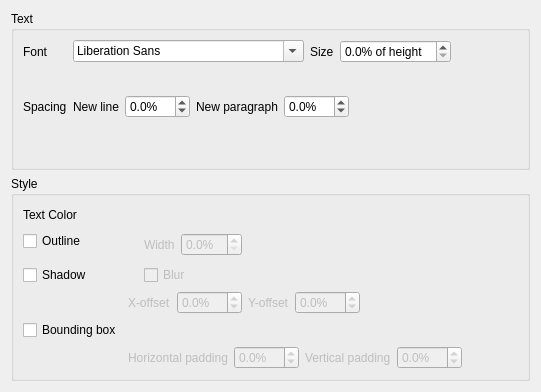
<?xml version="1.0" encoding="UTF-8"?>
<ui version="4.0">
 <class>OsdThemeWidget</class>
 <widget class="QWidget" name="OsdThemeWidget">
  <property name="geometry">
   <rect>
    <x>0</x>
    <y>0</y>
    <width>541</width>
    <height>392</height>
   </rect>
  </property>
  <layout class="QVBoxLayout" name="verticalLayout_3">
   <item>
    <widget class="QGroupBox" name="groupBox_11">
     <property name="title">
      <string>Text</string>
     </property>
     <layout class="QFormLayout" name="formLayout">
      <item row="0" column="0">
       <widget class="QLabel" name="label_2">
        <property name="text">
         <string>Font</string>
        </property>
       </widget>
      </item>
      <item row="0" column="1">
       <layout class="QHBoxLayout" name="horizontalLayout">
        <item>
         <widget class="QFontComboBox" name="font_family"/>
        </item>
        <item>
         <widget class="QLabel" name="label_21">
          <property name="text">
           <string>Size</string>
          </property>
         </widget>
        </item>
        <item>
         <widget class="QDoubleSpinBox" name="font_size">
          <property name="accelerated">
           <bool>true</bool>
          </property>
          <property name="suffix">
           <string notr="true">% of height</string>
          </property>
          <property name="decimals">
           <number>1</number>
          </property>
          <property name="maximum">
           <double>99.000000000000000</double>
          </property>
          <property name="singleStep">
           <double>1.000000000000000</double>
          </property>
         </widget>
        </item>
        <item>
         <spacer name="horizontalSpacer_21">
          <property name="orientation">
           <enum>Qt::Horizontal</enum>
          </property>
          <property name="sizeHint" stdset="0">
           <size>
            <width>40</width>
            <height>20</height>
           </size>
          </property>
         </spacer>
        </item>
       </layout>
      </item>
      <item row="1" column="1">
       <layout class="QHBoxLayout" name="horizontalLayout_8">
        <item>
         <widget class="FontOptionWidget" name="font_option" native="true"/>
        </item>
        <item>
         <spacer name="horizontalSpacer_22">
          <property name="orientation">
           <enum>Qt::Horizontal</enum>
          </property>
          <property name="sizeHint" stdset="0">
           <size>
            <width>40</width>
            <height>20</height>
           </size>
          </property>
         </spacer>
        </item>
       </layout>
      </item>
      <item row="2" column="0">
       <widget class="QLabel" name="spacing">
        <property name="text">
         <string>Spacing</string>
        </property>
       </widget>
      </item>
      <item row="2" column="1">
       <widget class="QWidget" name="spacing_widget" native="true">
        <layout class="QHBoxLayout" name="horizontalLayout_15">
         <property name="leftMargin">
          <number>0</number>
         </property>
         <property name="topMargin">
          <number>0</number>
         </property>
         <property name="rightMargin">
          <number>0</number>
         </property>
         <property name="bottomMargin">
          <number>0</number>
         </property>
         <item>
          <widget class="QLabel" name="label">
           <property name="text">
            <string>New line</string>
           </property>
          </widget>
         </item>
         <item>
          <widget class="QDoubleSpinBox" name="spacing_line">
           <property name="enabled">
            <bool>true</bool>
           </property>
           <property name="accelerated">
            <bool>true</bool>
           </property>
           <property name="suffix">
            <string notr="true">%</string>
           </property>
           <property name="decimals">
            <number>1</number>
           </property>
           <property name="minimum">
            <double>-99.000000000000000</double>
           </property>
           <property name="maximum">
            <double>99.000000000000000</double>
           </property>
           <property name="singleStep">
            <double>1.000000000000000</double>
           </property>
          </widget>
         </item>
         <item>
          <widget class="QLabel" name="label_17">
           <property name="text">
            <string>New paragraph</string>
           </property>
          </widget>
         </item>
         <item>
          <widget class="QDoubleSpinBox" name="spacing_paragraph">
           <property name="enabled">
            <bool>true</bool>
           </property>
           <property name="accelerated">
            <bool>true</bool>
           </property>
           <property name="suffix">
            <string notr="true">%</string>
           </property>
           <property name="decimals">
            <number>1</number>
           </property>
           <property name="minimum">
            <double>-99.000000000000000</double>
           </property>
           <property name="maximum">
            <double>99.000000000000000</double>
           </property>
           <property name="singleStep">
            <double>1.000000000000000</double>
           </property>
          </widget>
         </item>
         <item>
          <spacer name="horizontalSpacer_14">
           <property name="orientation">
            <enum>Qt::Horizontal</enum>
           </property>
           <property name="sizeHint" stdset="0">
            <size>
             <width>24</width>
             <height>20</height>
            </size>
           </property>
          </spacer>
         </item>
        </layout>
       </widget>
      </item>
     </layout>
    </widget>
   </item>
   <item>
    <widget class="QGroupBox" name="groupBox">
     <property name="title">
      <string>Style</string>
     </property>
     <layout class="QFormLayout" name="formLayout_2">
      <item row="0" column="0">
       <widget class="QLabel" name="label_7">
        <property name="text">
         <string>Text Color</string>
        </property>
       </widget>
      </item>
      <item row="0" column="1">
       <layout class="QHBoxLayout" name="horizontalLayout_2">
        <item>
         <widget class="ColorSelectWidget" name="font_color" native="true">
          <property name="minimumSize">
           <size>
            <width>10</width>
            <height>10</height>
           </size>
          </property>
         </widget>
        </item>
        <item>
         <spacer name="horizontalSpacer">
          <property name="orientation">
           <enum>Qt::Horizontal</enum>
          </property>
          <property name="sizeHint" stdset="0">
           <size>
            <width>40</width>
            <height>20</height>
           </size>
          </property>
         </spacer>
        </item>
       </layout>
      </item>
      <item row="1" column="0">
       <widget class="QCheckBox" name="outline">
        <property name="text">
         <string>Outline</string>
        </property>
       </widget>
      </item>
      <item row="1" column="1">
       <widget class="QWidget" name="outline_widget" native="true">
        <property name="enabled">
         <bool>false</bool>
        </property>
        <layout class="QHBoxLayout" name="horizontalLayout_3">
         <property name="leftMargin">
          <number>0</number>
         </property>
         <property name="topMargin">
          <number>0</number>
         </property>
         <property name="rightMargin">
          <number>0</number>
         </property>
         <property name="bottomMargin">
          <number>0</number>
         </property>
         <item>
          <widget class="ColorSelectWidget" name="outline_color" native="true">
           <property name="minimumSize">
            <size>
             <width>10</width>
             <height>10</height>
            </size>
           </property>
          </widget>
         </item>
         <item>
          <widget class="QLabel" name="label_5">
           <property name="text">
            <string>Width</string>
           </property>
          </widget>
         </item>
         <item>
          <widget class="QDoubleSpinBox" name="outline_width">
           <property name="accelerated">
            <bool>true</bool>
           </property>
           <property name="suffix">
            <string notr="true">%</string>
           </property>
           <property name="decimals">
            <number>1</number>
           </property>
           <property name="maximum">
            <double>99.000000000000000</double>
           </property>
           <property name="singleStep">
            <double>1.000000000000000</double>
           </property>
          </widget>
         </item>
         <item>
          <spacer name="horizontalSpacer_2">
           <property name="orientation">
            <enum>Qt::Horizontal</enum>
           </property>
           <property name="sizeHint" stdset="0">
            <size>
             <width>253</width>
             <height>28</height>
            </size>
           </property>
          </spacer>
         </item>
        </layout>
       </widget>
      </item>
      <item row="2" column="0">
       <widget class="QCheckBox" name="shadow">
        <property name="text">
         <string>Shadow</string>
        </property>
       </widget>
      </item>
      <item row="2" column="1">
       <widget class="QWidget" name="shadow_widget" native="true">
        <property name="enabled">
         <bool>false</bool>
        </property>
        <layout class="QVBoxLayout" name="verticalLayout_2">
         <property name="leftMargin">
          <number>0</number>
         </property>
         <property name="topMargin">
          <number>0</number>
         </property>
         <property name="rightMargin">
          <number>0</number>
         </property>
         <property name="bottomMargin">
          <number>0</number>
         </property>
         <item>
          <layout class="QHBoxLayout" name="horizontalLayout_4">
           <item>
            <widget class="ColorSelectWidget" name="shadow_color" native="true">
             <property name="sizePolicy">
              <sizepolicy hsizetype="Preferred" vsizetype="Preferred">
               <horstretch>0</horstretch>
               <verstretch>0</verstretch>
              </sizepolicy>
             </property>
             <property name="minimumSize">
              <size>
               <width>10</width>
               <height>10</height>
              </size>
             </property>
            </widget>
           </item>
           <item>
            <widget class="QCheckBox" name="shadow_blur">
             <property name="text">
              <string>Blur</string>
             </property>
            </widget>
           </item>
           <item>
            <spacer name="horizontalSpacer_4">
             <property name="orientation">
              <enum>Qt::Horizontal</enum>
             </property>
             <property name="sizeHint" stdset="0">
              <size>
               <width>40</width>
               <height>20</height>
              </size>
             </property>
            </spacer>
           </item>
          </layout>
         </item>
         <item>
          <layout class="QHBoxLayout" name="horizontalLayout_7">
           <item>
            <widget class="QLabel" name="label_8">
             <property name="text">
              <string>X-offset</string>
             </property>
            </widget>
           </item>
           <item>
            <widget class="QDoubleSpinBox" name="shadow_offset_x">
             <property name="accelerated">
              <bool>true</bool>
             </property>
             <property name="suffix">
              <string notr="true">%</string>
             </property>
             <property name="decimals">
              <number>1</number>
             </property>
             <property name="minimum">
              <double>-99.000000000000000</double>
             </property>
             <property name="maximum">
              <double>99.000000000000000</double>
             </property>
             <property name="singleStep">
              <double>1.000000000000000</double>
             </property>
            </widget>
           </item>
           <item>
            <widget class="QLabel" name="label_15">
             <property name="text">
              <string>Y-offset</string>
             </property>
            </widget>
           </item>
           <item>
            <widget class="QDoubleSpinBox" name="shadow_offset_y">
             <property name="accelerated">
              <bool>true</bool>
             </property>
             <property name="suffix">
              <string notr="true">%</string>
             </property>
             <property name="decimals">
              <number>1</number>
             </property>
             <property name="minimum">
              <double>-99.000000000000000</double>
             </property>
             <property name="maximum">
              <double>99.000000000000000</double>
             </property>
             <property name="singleStep">
              <double>1.000000000000000</double>
             </property>
            </widget>
           </item>
           <item>
            <spacer name="horizontalSpacer_3">
             <property name="orientation">
              <enum>Qt::Horizontal</enum>
             </property>
             <property name="sizeHint" stdset="0">
              <size>
               <width>40</width>
               <height>20</height>
              </size>
             </property>
            </spacer>
           </item>
          </layout>
         </item>
        </layout>
       </widget>
      </item>
      <item row="3" column="0">
       <widget class="QCheckBox" name="bbox">
        <property name="text">
         <string>Bounding box</string>
        </property>
       </widget>
      </item>
      <item row="3" column="1">
       <widget class="QWidget" name="bbox_widget" native="true">
        <property name="enabled">
         <bool>false</bool>
        </property>
        <layout class="QVBoxLayout" name="verticalLayout">
         <property name="leftMargin">
          <number>0</number>
         </property>
         <property name="topMargin">
          <number>0</number>
         </property>
         <property name="rightMargin">
          <number>0</number>
         </property>
         <property name="bottomMargin">
          <number>0</number>
         </property>
         <item>
          <layout class="QHBoxLayout" name="horizontalLayout_5">
           <item>
            <widget class="ColorSelectWidget" name="bbox_color" native="true">
             <property name="sizePolicy">
              <sizepolicy hsizetype="Preferred" vsizetype="Preferred">
               <horstretch>0</horstretch>
               <verstretch>0</verstretch>
              </sizepolicy>
             </property>
             <property name="minimumSize">
              <size>
               <width>10</width>
               <height>10</height>
              </size>
             </property>
            </widget>
           </item>
           <item>
            <spacer name="horizontalSpacer_20">
             <property name="orientation">
              <enum>Qt::Horizontal</enum>
             </property>
             <property name="sizeHint" stdset="0">
              <size>
               <width>54</width>
               <height>20</height>
              </size>
             </property>
            </spacer>
           </item>
          </layout>
         </item>
         <item>
          <layout class="QHBoxLayout" name="horizontalLayout_6">
           <item>
            <widget class="QLabel" name="label_46">
             <property name="text">
              <string>Horizontal padding</string>
             </property>
            </widget>
           </item>
           <item>
            <widget class="QDoubleSpinBox" name="bbox_hpadding">
             <property name="accelerated">
              <bool>true</bool>
             </property>
             <property name="suffix">
              <string notr="true">%</string>
             </property>
             <property name="decimals">
              <number>1</number>
             </property>
             <property name="minimum">
              <double>-99.000000000000000</double>
             </property>
             <property name="maximum">
              <double>99.000000000000000</double>
             </property>
             <property name="singleStep">
              <double>1.000000000000000</double>
             </property>
            </widget>
           </item>
           <item>
            <widget class="QLabel" name="label_48">
             <property name="text">
              <string>Vertical padding</string>
             </property>
            </widget>
           </item>
           <item>
            <widget class="QDoubleSpinBox" name="bbox_vpadding">
             <property name="accelerated">
              <bool>true</bool>
             </property>
             <property name="suffix">
              <string notr="true">%</string>
             </property>
             <property name="decimals">
              <number>1</number>
             </property>
             <property name="minimum">
              <double>-99.000000000000000</double>
             </property>
             <property name="maximum">
              <double>99.000000000000000</double>
             </property>
             <property name="singleStep">
              <double>1.000000000000000</double>
             </property>
            </widget>
           </item>
           <item>
            <spacer name="horizontalSpacer_19">
             <property name="orientation">
              <enum>Qt::Horizontal</enum>
             </property>
             <property name="sizeHint" stdset="0">
              <size>
               <width>54</width>
               <height>20</height>
              </size>
             </property>
            </spacer>
           </item>
          </layout>
         </item>
        </layout>
       </widget>
      </item>
     </layout>
    </widget>
   </item>
  </layout>
 </widget>
 <customwidgets>
  <customwidget>
   <class>ColorSelectWidget</class>
   <extends>QWidget</extends>
   <header>widget/colorselectwidget.hpp</header>
   <container>1</container>
  </customwidget>
  <customwidget>
   <class>FontOptionWidget</class>
   <extends>QWidget</extends>
   <header>widget/fontoptionwidget.hpp</header>
   <container>1</container>
  </customwidget>
 </customwidgets>
 <resources/>
 <connections>
  <connection>
   <sender>outline</sender>
   <signal>toggled(bool)</signal>
   <receiver>outline_widget</receiver>
   <slot>setEnabled(bool)</slot>
   <hints>
    <hint type="sourcelabel">
     <x>99</x>
     <y>215</y>
    </hint>
    <hint type="destinationlabel">
     <x>282</x>
     <y>228</y>
    </hint>
   </hints>
  </connection>
  <connection>
   <sender>shadow</sender>
   <signal>toggled(bool)</signal>
   <receiver>shadow_widget</receiver>
   <slot>setEnabled(bool)</slot>
   <hints>
    <hint type="sourcelabel">
     <x>90</x>
     <y>253</y>
    </hint>
    <hint type="destinationlabel">
     <x>231</x>
     <y>267</y>
    </hint>
   </hints>
  </connection>
  <connection>
   <sender>bbox</sender>
   <signal>toggled(bool)</signal>
   <receiver>bbox_widget</receiver>
   <slot>setEnabled(bool)</slot>
   <hints>
    <hint type="sourcelabel">
     <x>88</x>
     <y>333</y>
    </hint>
    <hint type="destinationlabel">
     <x>170</x>
     <y>330</y>
    </hint>
   </hints>
  </connection>
 </connections>
</ui>
